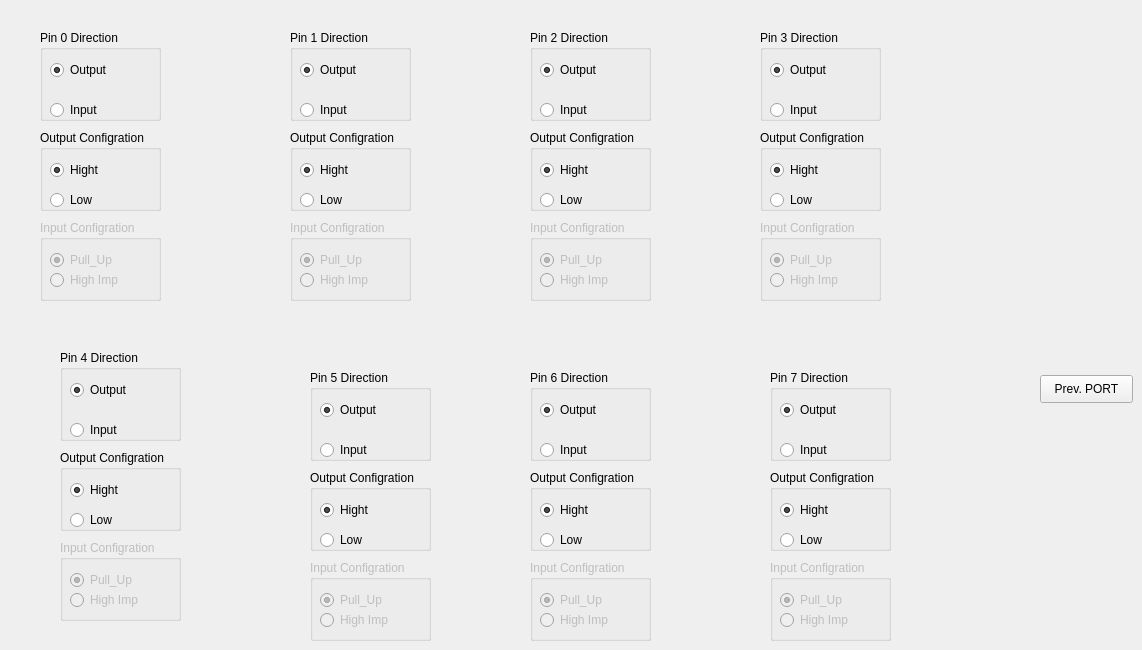
   <widget class="QWidget" name="PORTC">
    <attribute name="title">
     <string>PORTC</string>
    </attribute>
    <widget class="QGroupBox" name="Pin_0_Group_C1">
     <property name="geometry">
      <rect>
       <x>290</x>
       <y>30</y>
       <width>121</width>
       <height>91</height>
      </rect>
     </property>
     <property name="title">
      <string>Pin 1 Direction</string>
     </property>
     <widget class="QRadioButton" name="Output_Radio_C1">
      <property name="geometry">
       <rect>
        <x>10</x>
        <y>30</y>
        <width>95</width>
        <height>20</height>
       </rect>
      </property>
      <property name="text">
       <string>Output</string>
      </property>
      <property name="checked">
       <bool>true</bool>
      </property>
     </widget>
     <widget class="QRadioButton" name="Input_Radio_C1">
      <property name="geometry">
       <rect>
        <x>10</x>
        <y>70</y>
        <width>95</width>
        <height>20</height>
       </rect>
      </property>
      <property name="text">
       <string>Input</string>
      </property>
      <property name="checked">
       <bool>false</bool>
      </property>
     </widget>
    </widget>
    <widget class="QGroupBox" name="Pin_0_Group_C3">
     <property name="geometry">
      <rect>
       <x>760</x>
       <y>30</y>
       <width>121</width>
       <height>91</height>
      </rect>
     </property>
     <property name="title">
      <string>Pin 3 Direction</string>
     </property>
     <widget class="QRadioButton" name="Output_Radio_C3">
      <property name="geometry">
       <rect>
        <x>10</x>
        <y>30</y>
        <width>95</width>
        <height>20</height>
       </rect>
      </property>
      <property name="text">
       <string>Output</string>
      </property>
      <property name="checked">
       <bool>true</bool>
      </property>
     </widget>
     <widget class="QRadioButton" name="Input_Radio_C3">
      <property name="geometry">
       <rect>
        <x>10</x>
        <y>70</y>
        <width>95</width>
        <height>20</height>
       </rect>
      </property>
      <property name="text">
       <string>Input</string>
      </property>
      <property name="checked">
       <bool>false</bool>
      </property>
     </widget>
    </widget>
    <widget class="QGroupBox" name="Pin_0_Group_C5">
     <property name="geometry">
      <rect>
       <x>310</x>
       <y>370</y>
       <width>121</width>
       <height>91</height>
      </rect>
     </property>
     <property name="title">
      <string>Pin 5 Direction</string>
     </property>
     <widget class="QRadioButton" name="Output_Radio_C5">
      <property name="geometry">
       <rect>
        <x>10</x>
        <y>30</y>
        <width>95</width>
        <height>20</height>
       </rect>
      </property>
      <property name="text">
       <string>Output</string>
      </property>
      <property name="checked">
       <bool>true</bool>
      </property>
     </widget>
     <widget class="QRadioButton" name="Input_Radio_C5">
      <property name="geometry">
       <rect>
        <x>10</x>
        <y>70</y>
        <width>95</width>
        <height>20</height>
       </rect>
      </property>
      <property name="text">
       <string>Input</string>
      </property>
      <property name="checked">
       <bool>false</bool>
      </property>
     </widget>
    </widget>
    <widget class="QGroupBox" name="Output_Group_C1">
     <property name="geometry">
      <rect>
       <x>290</x>
       <y>130</y>
       <width>121</width>
       <height>81</height>
      </rect>
     </property>
     <property name="title">
      <string>Output Configration</string>
     </property>
     <widget class="QRadioButton" name="High_Radio_C1">
      <property name="geometry">
       <rect>
        <x>10</x>
        <y>30</y>
        <width>95</width>
        <height>20</height>
       </rect>
      </property>
      <property name="text">
       <string>Hight</string>
      </property>
      <property name="checked">
       <bool>true</bool>
      </property>
     </widget>
     <widget class="QRadioButton" name="Low_Radio_C1">
      <property name="geometry">
       <rect>
        <x>10</x>
        <y>60</y>
        <width>95</width>
        <height>20</height>
       </rect>
      </property>
      <property name="text">
       <string>Low</string>
      </property>
     </widget>
    </widget>
    <widget class="QGroupBox" name="Input_Group_C2">
     <property name="enabled">
      <bool>false</bool>
     </property>
     <property name="geometry">
      <rect>
       <x>530</x>
       <y>220</y>
       <width>121</width>
       <height>81</height>
      </rect>
     </property>
     <property name="title">
      <string>Input Configration</string>
     </property>
     <widget class="QRadioButton" name="Pull_Up_Radio_C2">
      <property name="enabled">
       <bool>false</bool>
      </property>
      <property name="geometry">
       <rect>
        <x>10</x>
        <y>30</y>
        <width>95</width>
        <height>20</height>
       </rect>
      </property>
      <property name="text">
       <string>Pull_Up</string>
      </property>
      <property name="checked">
       <bool>true</bool>
      </property>
      <property name="autoRepeat">
       <bool>false</bool>
      </property>
     </widget>
     <widget class="QRadioButton" name="High_Imp_Radio_C2">
      <property name="geometry">
       <rect>
        <x>10</x>
        <y>50</y>
        <width>95</width>
        <height>20</height>
       </rect>
      </property>
      <property name="text">
       <string>High Imp</string>
      </property>
     </widget>
    </widget>
    <widget class="QGroupBox" name="Output_Group_C3">
     <property name="geometry">
      <rect>
       <x>760</x>
       <y>130</y>
       <width>121</width>
       <height>81</height>
      </rect>
     </property>
     <property name="title">
      <string>Output Configration</string>
     </property>
     <widget class="QRadioButton" name="High_Radio_C3">
      <property name="geometry">
       <rect>
        <x>10</x>
        <y>30</y>
        <width>95</width>
        <height>20</height>
       </rect>
      </property>
      <property name="text">
       <string>Hight</string>
      </property>
      <property name="checked">
       <bool>true</bool>
      </property>
     </widget>
     <widget class="QRadioButton" name="Low_Radio_C3">
      <property name="geometry">
       <rect>
        <x>10</x>
        <y>60</y>
        <width>95</width>
        <height>20</height>
       </rect>
      </property>
      <property name="text">
       <string>Low</string>
      </property>
     </widget>
    </widget>
    <widget class="QGroupBox" name="Input_Group_C4">
     <property name="enabled">
      <bool>false</bool>
     </property>
     <property name="geometry">
      <rect>
       <x>60</x>
       <y>540</y>
       <width>121</width>
       <height>81</height>
      </rect>
     </property>
     <property name="title">
      <string>Input Configration</string>
     </property>
     <widget class="QRadioButton" name="Pull_Up_Radio_C4">
      <property name="enabled">
       <bool>false</bool>
      </property>
      <property name="geometry">
       <rect>
        <x>10</x>
        <y>30</y>
        <width>95</width>
        <height>20</height>
       </rect>
      </property>
      <property name="text">
       <string>Pull_Up</string>
      </property>
      <property name="checked">
       <bool>true</bool>
      </property>
      <property name="autoRepeat">
       <bool>false</bool>
      </property>
     </widget>
     <widget class="QRadioButton" name="High_Imp_Radio_C4">
      <property name="geometry">
       <rect>
        <x>10</x>
        <y>50</y>
        <width>95</width>
        <height>20</height>
       </rect>
      </property>
      <property name="text">
       <string>High Imp</string>
      </property>
     </widget>
    </widget>
    <widget class="QPushButton" name="PREV_Button">
     <property name="geometry">
      <rect>
       <x>1040</x>
       <y>375</y>
       <width>93</width>
       <height>28</height>
      </rect>
     </property>
     <property name="text">
      <string>Prev. PORT</string>
     </property>
    </widget>
    <widget class="QGroupBox" name="Input_Group_C1">
     <property name="enabled">
      <bool>false</bool>
     </property>
     <property name="geometry">
      <rect>
       <x>290</x>
       <y>220</y>
       <width>121</width>
       <height>81</height>
      </rect>
     </property>
     <property name="title">
      <string>Input Configration</string>
     </property>
     <widget class="QRadioButton" name="Pull_Up_Radio_C1">
      <property name="enabled">
       <bool>false</bool>
      </property>
      <property name="geometry">
       <rect>
        <x>10</x>
        <y>30</y>
        <width>95</width>
        <height>20</height>
       </rect>
      </property>
      <property name="text">
       <string>Pull_Up</string>
      </property>
      <property name="checked">
       <bool>true</bool>
      </property>
      <property name="autoRepeat">
       <bool>false</bool>
      </property>
     </widget>
     <widget class="QRadioButton" name="High_Imp_Radio_C1">
      <property name="geometry">
       <rect>
        <x>10</x>
        <y>50</y>
        <width>95</width>
        <height>20</height>
       </rect>
      </property>
      <property name="text">
       <string>High Imp</string>
      </property>
     </widget>
    </widget>
    <widget class="QGroupBox" name="Input_Group_C7">
     <property name="enabled">
      <bool>false</bool>
     </property>
     <property name="geometry">
      <rect>
       <x>770</x>
       <y>560</y>
       <width>121</width>
       <height>81</height>
      </rect>
     </property>
     <property name="title">
      <string>Input Configration</string>
     </property>
     <widget class="QRadioButton" name="Pull_Up_Radio_C7">
      <property name="enabled">
       <bool>false</bool>
      </property>
      <property name="geometry">
       <rect>
        <x>10</x>
        <y>30</y>
        <width>95</width>
        <height>20</height>
       </rect>
      </property>
      <property name="text">
       <string>Pull_Up</string>
      </property>
      <property name="checked">
       <bool>true</bool>
      </property>
      <property name="autoRepeat">
       <bool>false</bool>
      </property>
     </widget>
     <widget class="QRadioButton" name="High_Imp_Radio_C7">
      <property name="geometry">
       <rect>
        <x>10</x>
        <y>50</y>
        <width>95</width>
        <height>20</height>
       </rect>
      </property>
      <property name="text">
       <string>High Imp</string>
      </property>
     </widget>
    </widget>
    <widget class="QGroupBox" name="Output_Group_C5">
     <property name="geometry">
      <rect>
       <x>310</x>
       <y>470</y>
       <width>121</width>
       <height>81</height>
      </rect>
     </property>
     <property name="title">
      <string>Output Configration</string>
     </property>
     <widget class="QRadioButton" name="High_Radio_C5">
      <property name="geometry">
       <rect>
        <x>10</x>
        <y>30</y>
        <width>95</width>
        <height>20</height>
       </rect>
      </property>
      <property name="text">
       <string>Hight</string>
      </property>
      <property name="checked">
       <bool>true</bool>
      </property>
     </widget>
     <widget class="QRadioButton" name="Low_Radio_C5">
      <property name="geometry">
       <rect>
        <x>10</x>
        <y>60</y>
        <width>95</width>
        <height>20</height>
       </rect>
      </property>
      <property name="text">
       <string>Low</string>
      </property>
     </widget>
    </widget>
    <widget class="QGroupBox" name="Output_Group_C0">
     <property name="geometry">
      <rect>
       <x>40</x>
       <y>130</y>
       <width>121</width>
       <height>81</height>
      </rect>
     </property>
     <property name="title">
      <string>Output Configration</string>
     </property>
     <widget class="QRadioButton" name="High_Radio_C0">
      <property name="geometry">
       <rect>
        <x>10</x>
        <y>30</y>
        <width>95</width>
        <height>20</height>
       </rect>
      </property>
      <property name="text">
       <string>Hight</string>
      </property>
      <property name="checked">
       <bool>true</bool>
      </property>
     </widget>
     <widget class="QRadioButton" name="Low_Radio_C0">
      <property name="geometry">
       <rect>
        <x>10</x>
        <y>60</y>
        <width>95</width>
        <height>20</height>
       </rect>
      </property>
      <property name="text">
       <string>Low</string>
      </property>
     </widget>
    </widget>
    <widget class="QGroupBox" name="Output_Group_C6">
     <property name="geometry">
      <rect>
       <x>530</x>
       <y>470</y>
       <width>121</width>
       <height>81</height>
      </rect>
     </property>
     <property name="title">
      <string>Output Configration</string>
     </property>
     <widget class="QRadioButton" name="High_Radio_C6">
      <property name="geometry">
       <rect>
        <x>10</x>
        <y>30</y>
        <width>95</width>
        <height>20</height>
       </rect>
      </property>
      <property name="text">
       <string>Hight</string>
      </property>
      <property name="checked">
       <bool>true</bool>
      </property>
     </widget>
     <widget class="QRadioButton" name="Low_Radio_C6">
      <property name="geometry">
       <rect>
        <x>10</x>
        <y>60</y>
        <width>95</width>
        <height>20</height>
       </rect>
      </property>
      <property name="text">
       <string>Low</string>
      </property>
     </widget>
    </widget>
    <widget class="QGroupBox" name="Input_Group_C5">
     <property name="enabled">
      <bool>false</bool>
     </property>
     <property name="geometry">
      <rect>
       <x>310</x>
       <y>560</y>
       <width>121</width>
       <height>81</height>
      </rect>
     </property>
     <property name="title">
      <string>Input Configration</string>
     </property>
     <widget class="QRadioButton" name="Pull_Up_Radio_C5">
      <property name="enabled">
       <bool>false</bool>
      </property>
      <property name="geometry">
       <rect>
        <x>10</x>
        <y>30</y>
        <width>95</width>
        <height>20</height>
       </rect>
      </property>
      <property name="text">
       <string>Pull_Up</string>
      </property>
      <property name="checked">
       <bool>true</bool>
      </property>
      <property name="autoRepeat">
       <bool>false</bool>
      </property>
     </widget>
     <widget class="QRadioButton" name="High_Imp_Radio_C5">
      <property name="geometry">
       <rect>
        <x>10</x>
        <y>50</y>
        <width>95</width>
        <height>20</height>
       </rect>
      </property>
      <property name="text">
       <string>High Imp</string>
      </property>
     </widget>
    </widget>
    <widget class="QGroupBox" name="Input_Group_C3">
     <property name="enabled">
      <bool>false</bool>
     </property>
     <property name="geometry">
      <rect>
       <x>760</x>
       <y>220</y>
       <width>121</width>
       <height>81</height>
      </rect>
     </property>
     <property name="title">
      <string>Input Configration</string>
     </property>
     <widget class="QRadioButton" name="Pull_Up_Radio_C3">
      <property name="enabled">
       <bool>false</bool>
      </property>
      <property name="geometry">
       <rect>
        <x>10</x>
        <y>30</y>
        <width>95</width>
        <height>20</height>
       </rect>
      </property>
      <property name="text">
       <string>Pull_Up</string>
      </property>
      <property name="checked">
       <bool>true</bool>
      </property>
      <property name="autoRepeat">
       <bool>false</bool>
      </property>
     </widget>
     <widget class="QRadioButton" name="High_Imp_Radio_C3">
      <property name="geometry">
       <rect>
        <x>10</x>
        <y>50</y>
        <width>95</width>
        <height>20</height>
       </rect>
      </property>
      <property name="text">
       <string>High Imp</string>
      </property>
     </widget>
    </widget>
    <widget class="QGroupBox" name="Pin_0_Group_C4">
     <property name="geometry">
      <rect>
       <x>60</x>
       <y>350</y>
       <width>121</width>
       <height>91</height>
      </rect>
     </property>
     <property name="title">
      <string>Pin 4 Direction</string>
     </property>
     <widget class="QRadioButton" name="Output_Radio_C4">
      <property name="geometry">
       <rect>
        <x>10</x>
        <y>30</y>
        <width>95</width>
        <height>20</height>
       </rect>
      </property>
      <property name="text">
       <string>Output</string>
      </property>
      <property name="checked">
       <bool>true</bool>
      </property>
     </widget>
     <widget class="QRadioButton" name="Input_Radio_C4">
      <property name="geometry">
       <rect>
        <x>10</x>
        <y>70</y>
        <width>95</width>
        <height>20</height>
       </rect>
      </property>
      <property name="text">
       <string>Input</string>
      </property>
      <property name="checked">
       <bool>false</bool>
      </property>
     </widget>
    </widget>
    <widget class="QGroupBox" name="Pin_0_Group_C7">
     <property name="geometry">
      <rect>
       <x>770</x>
       <y>370</y>
       <width>121</width>
       <height>91</height>
      </rect>
     </property>
     <property name="title">
      <string>Pin 7 Direction</string>
     </property>
     <widget class="QRadioButton" name="Output_Radio_C7">
      <property name="geometry">
       <rect>
        <x>10</x>
        <y>30</y>
        <width>95</width>
        <height>20</height>
       </rect>
      </property>
      <property name="text">
       <string>Output</string>
      </property>
      <property name="checked">
       <bool>true</bool>
      </property>
     </widget>
     <widget class="QRadioButton" name="Input_Radio_C7">
      <property name="geometry">
       <rect>
        <x>10</x>
        <y>70</y>
        <width>95</width>
        <height>20</height>
       </rect>
      </property>
      <property name="text">
       <string>Input</string>
      </property>
      <property name="checked">
       <bool>false</bool>
      </property>
     </widget>
    </widget>
    <widget class="QGroupBox" name="Output_Group_C4">
     <property name="geometry">
      <rect>
       <x>60</x>
       <y>450</y>
       <width>121</width>
       <height>81</height>
      </rect>
     </property>
     <property name="title">
      <string>Output Configration</string>
     </property>
     <widget class="QRadioButton" name="High_Radio_C4">
      <property name="geometry">
       <rect>
        <x>10</x>
        <y>30</y>
        <width>95</width>
        <height>20</height>
       </rect>
      </property>
      <property name="text">
       <string>Hight</string>
      </property>
      <property name="checked">
       <bool>true</bool>
      </property>
     </widget>
     <widget class="QRadioButton" name="Low_Radio_C4">
      <property name="geometry">
       <rect>
        <x>10</x>
        <y>60</y>
        <width>95</width>
        <height>20</height>
       </rect>
      </property>
      <property name="text">
       <string>Low</string>
      </property>
     </widget>
    </widget>
    <widget class="QGroupBox" name="Output_Group_C7">
     <property name="geometry">
      <rect>
       <x>770</x>
       <y>470</y>
       <width>121</width>
       <height>81</height>
      </rect>
     </property>
     <property name="title">
      <string>Output Configration</string>
     </property>
     <widget class="QRadioButton" name="High_Radio_C7">
      <property name="geometry">
       <rect>
        <x>10</x>
        <y>30</y>
        <width>95</width>
        <height>20</height>
       </rect>
      </property>
      <property name="text">
       <string>Hight</string>
      </property>
      <property name="checked">
       <bool>true</bool>
      </property>
     </widget>
     <widget class="QRadioButton" name="Low_Radio_C7">
      <property name="geometry">
       <rect>
        <x>10</x>
        <y>60</y>
        <width>95</width>
        <height>20</height>
       </rect>
      </property>
      <property name="text">
       <string>Low</string>
      </property>
     </widget>
    </widget>
    <widget class="QGroupBox" name="Input_Group_C6">
     <property name="enabled">
      <bool>false</bool>
     </property>
     <property name="geometry">
      <rect>
       <x>530</x>
       <y>560</y>
       <width>121</width>
       <height>81</height>
      </rect>
     </property>
     <property name="title">
      <string>Input Configration</string>
     </property>
     <widget class="QRadioButton" name="Pull_Up_Radio_C6">
      <property name="enabled">
       <bool>false</bool>
      </property>
      <property name="geometry">
       <rect>
        <x>10</x>
        <y>30</y>
        <width>95</width>
        <height>20</height>
       </rect>
      </property>
      <property name="text">
       <string>Pull_Up</string>
      </property>
      <property name="checked">
       <bool>true</bool>
      </property>
      <property name="autoRepeat">
       <bool>false</bool>
      </property>
     </widget>
     <widget class="QRadioButton" name="High_Imp_Radio_C6">
      <property name="geometry">
       <rect>
        <x>10</x>
        <y>50</y>
        <width>95</width>
        <height>20</height>
       </rect>
      </property>
      <property name="text">
       <string>High Imp</string>
      </property>
     </widget>
    </widget>
    <widget class="QGroupBox" name="Pin_0_Group_C0">
     <property name="geometry">
      <rect>
       <x>40</x>
       <y>30</y>
       <width>121</width>
       <height>91</height>
      </rect>
     </property>
     <property name="title">
      <string>Pin 0 Direction</string>
     </property>
     <widget class="QRadioButton" name="Output_Radio_C0">
      <property name="geometry">
       <rect>
        <x>10</x>
        <y>30</y>
        <width>95</width>
        <height>20</height>
       </rect>
      </property>
      <property name="text">
       <string>Output</string>
      </property>
      <property name="checked">
       <bool>true</bool>
      </property>
     </widget>
     <widget class="QRadioButton" name="Input_Radio_C0">
      <property name="geometry">
       <rect>
        <x>10</x>
        <y>70</y>
        <width>95</width>
        <height>20</height>
       </rect>
      </property>
      <property name="text">
       <string>Input</string>
      </property>
      <property name="checked">
       <bool>false</bool>
      </property>
     </widget>
    </widget>
    <widget class="QGroupBox" name="Pin_0_Group_C6">
     <property name="geometry">
      <rect>
       <x>530</x>
       <y>370</y>
       <width>121</width>
       <height>91</height>
      </rect>
     </property>
     <property name="title">
      <string>Pin 6 Direction</string>
     </property>
     <widget class="QRadioButton" name="Output_Radio_C6">
      <property name="geometry">
       <rect>
        <x>10</x>
        <y>30</y>
        <width>95</width>
        <height>20</height>
       </rect>
      </property>
      <property name="text">
       <string>Output</string>
      </property>
      <property name="checked">
       <bool>true</bool>
      </property>
     </widget>
     <widget class="QRadioButton" name="Input_Radio_C6">
      <property name="geometry">
       <rect>
        <x>10</x>
        <y>70</y>
        <width>95</width>
        <height>20</height>
       </rect>
      </property>
      <property name="text">
       <string>Input</string>
      </property>
      <property name="checked">
       <bool>false</bool>
      </property>
     </widget>
    </widget>
    <widget class="QGroupBox" name="Pin_0_Group_C2">
     <property name="geometry">
      <rect>
       <x>530</x>
       <y>30</y>
       <width>121</width>
       <height>91</height>
      </rect>
     </property>
     <property name="title">
      <string>Pin 2 Direction</string>
     </property>
     <widget class="QRadioButton" name="Output_Radio_C2">
      <property name="geometry">
       <rect>
        <x>10</x>
        <y>30</y>
        <width>95</width>
        <height>20</height>
       </rect>
      </property>
      <property name="text">
       <string>Output</string>
      </property>
      <property name="checked">
       <bool>true</bool>
      </property>
     </widget>
     <widget class="QRadioButton" name="Input_Radio_C2">
      <property name="geometry">
       <rect>
        <x>10</x>
        <y>70</y>
        <width>95</width>
        <height>20</height>
       </rect>
      </property>
      <property name="text">
       <string>Input</string>
      </property>
      <property name="checked">
       <bool>false</bool>
      </property>
     </widget>
    </widget>
    <widget class="QGroupBox" name="Output_Group_C2">
     <property name="geometry">
      <rect>
       <x>530</x>
       <y>130</y>
       <width>121</width>
       <height>81</height>
      </rect>
     </property>
     <property name="title">
      <string>Output Configration</string>
     </property>
     <widget class="QRadioButton" name="High_Radio_C2">
      <property name="geometry">
       <rect>
        <x>10</x>
        <y>30</y>
        <width>95</width>
        <height>20</height>
       </rect>
      </property>
      <property name="text">
       <string>Hight</string>
      </property>
      <property name="checked">
       <bool>true</bool>
      </property>
     </widget>
     <widget class="QRadioButton" name="Low_Radio_C2">
      <property name="geometry">
       <rect>
        <x>10</x>
        <y>60</y>
        <width>95</width>
        <height>20</height>
       </rect>
      </property>
      <property name="text">
       <string>Low</string>
      </property>
     </widget>
    </widget>
    <widget class="QGroupBox" name="Input_Group_C0">
     <property name="enabled">
      <bool>false</bool>
     </property>
     <property name="geometry">
      <rect>
       <x>40</x>
       <y>220</y>
       <width>121</width>
       <height>81</height>
      </rect>
     </property>
     <property name="title">
      <string>Input Configration</string>
     </property>
     <widget class="QRadioButton" name="Pull_Up_Radio_C0">
      <property name="enabled">
       <bool>false</bool>
      </property>
      <property name="geometry">
       <rect>
        <x>10</x>
        <y>30</y>
        <width>95</width>
        <height>20</height>
       </rect>
      </property>
      <property name="text">
       <string>Pull_Up</string>
      </property>
      <property name="checked">
       <bool>true</bool>
      </property>
      <property name="autoRepeat">
       <bool>false</bool>
      </property>
     </widget>
     <widget class="QRadioButton" name="High_Imp_Radio_C0">
      <property name="geometry">
       <rect>
        <x>10</x>
        <y>50</y>
        <width>95</width>
        <height>20</height>
       </rect>
      </property>
      <property name="text">
       <string>High Imp</string>
      </property>
     </widget>
    </widget>
   </widget>
